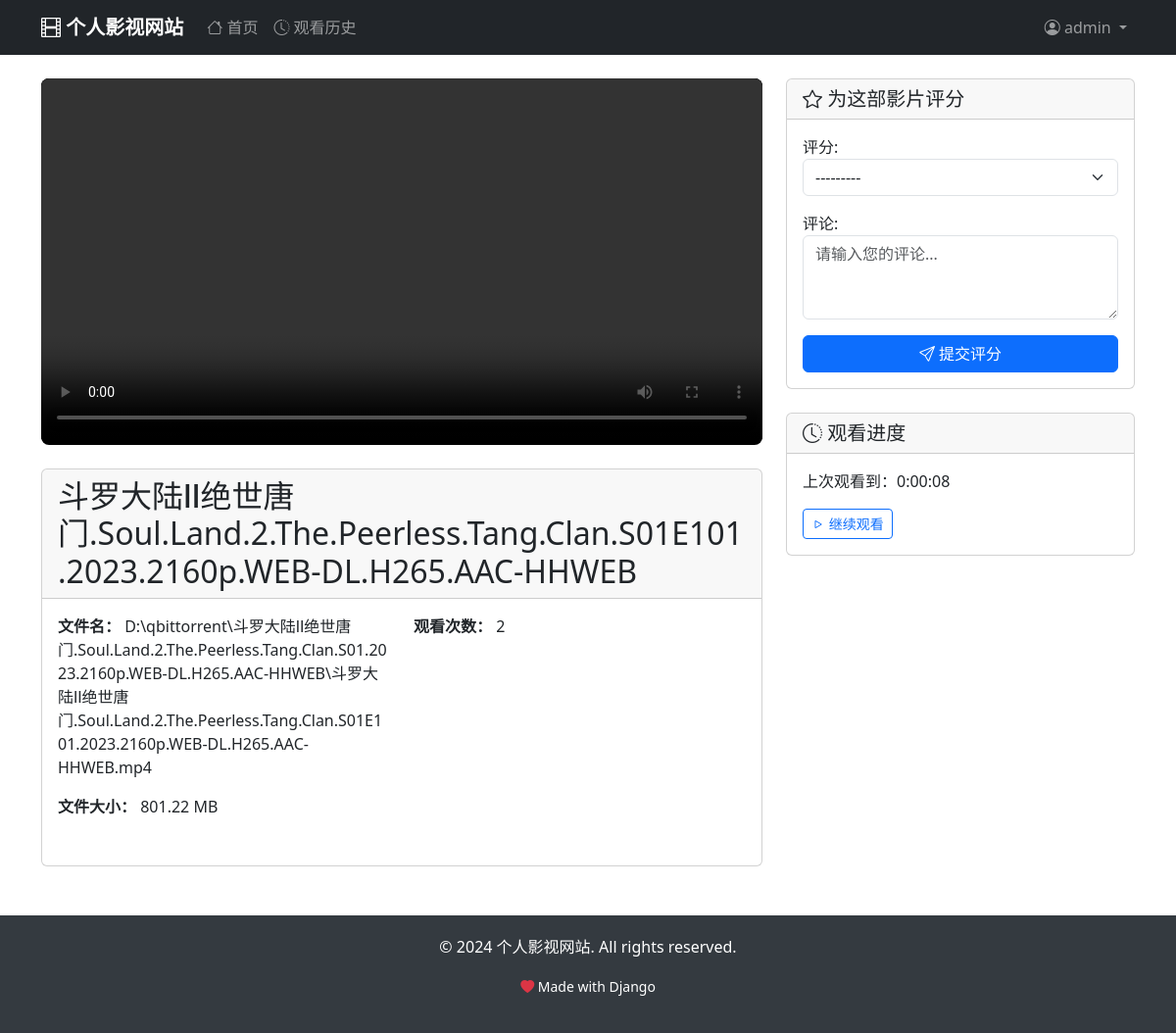
/movie/24/ (signed in), run on the app's committed database.
### movies/models.py (models this page shows, shortened)
class Movie(models.Model):
    title = models.CharField(max_length=200, verbose_name='标题')
    file_path = models.CharField(max_length=500, unique=True, verbose_name='文件路径')
    file_size = models.BigIntegerField(verbose_name='文件大小(字节)')
    duration = models.DurationField(null=True, blank=True, verbose_name='时长')
    thumbnail = models.ImageField(upload_to='thumbnails/', null=True, blank=True, verbose_name='缩略图')
    description = models.TextField(blank=True, verbose_name='描述')
    genre = models.CharField(max_length=100, blank=True, verbose_name='类型')
    year = models.PositiveIntegerField(null=True, blank=True, verbose_name='年份')
    rating = models.DecimalField(max_digits=3, decimal_places=1, null=True, blank=True, verbose_name='评分')
    created_at = models.DateTimeField(auto_now_add=True, verbose_name='创建时间')
    updated_at = models.DateTimeField(auto_now=True, verbose_name='更新时间')
    views = models.PositiveIntegerField(default=0, verbose_name='观看次数')
    class Meta:
        verbose_name = '影片'
        verbose_name_plural = '影片'
        ordering = ['-created_at']
    @property
    def file_name(self):
        return os.path.basename(self.file_path)
    @property
    def file_size_mb(self):
        return round(self.file_size / (1024 * 1024), 2)
    def increment_views(self):
        self.views += 1
        self.save(update_fields=['views'])

class WatchHistory(models.Model):
    user = models.ForeignKey(User, on_delete=models.CASCADE, verbose_name='用户')
    movie = models.ForeignKey(Movie, on_delete=models.CASCADE, verbose_name='影片')
    watched_at = models.DateTimeField(auto_now_add=True, verbose_name='观看时间')
    progress = models.DurationField(null=True, blank=True, verbose_name='观看进度')
    class Meta:
        verbose_name = '观看历史'
        verbose_name_plural = '观看历史'
        unique_together = ['user', 'movie']
        ordering = ['-watched_at']

### movies/views.py (the view)
# urls.py: path('movie/<int:pk>/', views.movie_detail, name='movie_detail'),
def movie_detail(request, pk):
    movie = get_object_or_404(Movie, pk=pk)
    movie.increment_views()
    watch_history = None
    user_rating = None
    if request.user.is_authenticated:
        watch_history, created = WatchHistory.objects.get_or_create(
            user=request.user,
            movie=movie
        )
        try:
            user_rating = MovieRating.objects.get(user=request.user, movie=movie)
        except MovieRating.DoesNotExist:
            pass
    avg_rating = MovieRating.objects.filter(movie=movie).aggregate(Avg('rating'))['rating__avg']
    ratings = MovieRating.objects.filter(movie=movie).select_related('user')
    context = {
        'movie': movie,
        'watch_history': watch_history,
        'user_rating': user_rating,
        'avg_rating': avg_rating,
        'ratings': ratings,
        'rating_form': MovieRatingForm(),
    }
    return render(request, 'movies/movie_detail.html', context)

### movies/forms.py
class MovieRatingForm(forms.ModelForm):
    class Meta:
        model = MovieRating
        fields = ['rating', 'comment']
        widgets = {
            'rating': forms.Select(
                choices=[(i, f'{i} 星') for i in range(1, 6)],
                attrs={'class': 'form-select'}
            ),
            'comment': forms.Textarea(
                attrs={
                    'class': 'form-control',
                    'rows': 3,
                    'placeholder': '请输入您的评论...'
                }
            ),
        }
        labels = {
            'rating': '评分',
            'comment': '评论',
        }

### templates/movies/movie_detail.html (shortened to what this page needs)
{% extends 'base.html' %}
{% block content %}
<div class="container my-4">
    <div class="row">
        <div class="col-lg-8">
            <div class="video-container mb-4">
                <video id="moviePlayer" class="video-player" controls preload="metadata">
                    <source src="{% url 'serve_video' movie.pk %}" type="video/mp4">
                </video>
            </div>
            <div class="card">
                <div class="card-header">
                    <h2 class="mb-0">{{ movie.title }}</h2>
                </div>
                <div class="card-body">
                    <div class="row mb-3">
                        <div class="col-md-6">
                            <p><strong>文件名：</strong> {{ movie.file_name }}</p>
                            <p><strong>文件大小：</strong> {{ movie.file_size_mb }} MB</p>
                        </div>
                        <div class="col-md-6">
                            <p><strong>观看次数：</strong> {{ movie.views }}</p>
                        </div>
                    </div>
                </div>
            </div>
        </div>
        <div class="col-lg-4">
            {% if user.is_authenticated %}
            <div class="card mb-4">
                <div class="card-header">
                    <h5 class="mb-0">
                        <i class="bi bi-star"></i> 为这部影片评分
                    </h5>
                </div>
                <div class="card-body">
                    <form method="post" action="{% url 'rate_movie' movie.pk %}">
                        <div class="mb-3">
                            {{ rating_form.rating.label_tag }}
                            {{ rating_form.rating }}
                        </div>
                        <div class="mb-3">
                            {{ rating_form.comment.label_tag }}
                            {{ rating_form.comment }}
                        </div>
                        <button type="submit" class="btn btn-primary w-100">
                            <i class="bi bi-send"></i> 提交评分
                        </button>
                    </form>
                </div>
            </div>
            {% if watch_history and watch_history.progress %}
            <div class="card mb-4">
                <div class="card-header">
                    <h5 class="mb-0">
                        <i class="bi bi-clock-history"></i> 观看进度
                    </h5>
                </div>
                <div class="card-body">
                    <p>上次观看到：{{ watch_history.progress }}</p>
                    <button class="btn btn-outline-primary btn-sm" onclick="resumeFromProgress()">
                        <i class="bi bi-play"></i> 继续观看
                    </button>
                </div>
            </div>
            {% endif %}
            {% endif %}
        </div>
    </div>
</div>
{% endblock %}

### templates/base.html (shortened to what this page needs)
{% load django_bootstrap5 %}
<!DOCTYPE html>
<html lang="zh-CN">
<head>
    {% bootstrap_css %}
    <link href="https://cdn.jsdelivr.net/npm/bootstrap-icons@1.10.0/font/bootstrap-icons.css" rel="stylesheet">
</head>
<body>
    <nav class="navbar navbar-expand-lg navbar-dark bg-dark">
        <div class="container">
            <a class="navbar-brand" href="{% url 'movie_list' %}">
                <i class="bi bi-film"></i> 个人影视网站
            </a>
            <div class="collapse navbar-collapse" id="navbarNav">
                <ul class="navbar-nav me-auto">
                    <li class="nav-item">
                        <a class="nav-link" href="{% url 'movie_list' %}">
                            <i class="bi bi-house"></i> 首页
                        </a>
                    </li>
                    {% if user.is_authenticated %}
                    <li class="nav-item">
                        <a class="nav-link" href="{% url 'watch_history' %}">
                            <i class="bi bi-clock-history"></i> 观看历史
                        </a>
                    </li>
                    {% endif %}
                </ul>
                <ul class="navbar-nav">
                    {% if user.is_authenticated %}
                    <li class="nav-item dropdown">
                        <a class="nav-link dropdown-toggle" href="#" role="button" data-bs-toggle="dropdown">
                            <i class="bi bi-person-circle"></i> {{ user.username }}
                        </a>
                    </li>
                    {% endif %}
                </ul>
            </div>
        </div>
    </nav>
    <main>
        {% block content %}{% endblock %}
    </main>
    <footer class="footer">
        <div class="container text-center">
            <p>&copy; 2024 个人影视网站. All rights reserved.</p>
            <p>
                <small>
                    <i class="bi bi-heart-fill text-danger"></i>
                    Made with Django
                </small>
            </p>
        </div>
    </footer>
</body>
</html>

### templates/base.html (style rules this page uses)
.navbar-brand { font-weight: bold; }
.footer { background-color: #343a40; color: white; padding: 20px 0; margin-top: 50px; }
.video-player { width: 100%; max-height: 70vh; background: #000; }

### templates/movies/movie_detail.html (style rules this page uses)
.video-container { position: relative; background: #000; border-radius: 0.5rem; overflow: hidden; }

### data on the page
Movie: title "斗罗大陆Ⅱ绝世唐门.Soul.Land.2.The.Peerless.Tang.Clan.S01E101.2023.2160p.WEB-DL.H265.AAC-HHWEB", file_name "D:\\qbittorrent\\斗罗大陆Ⅱ绝世唐门.Soul.Land.2.The.Peerless.Tang.Clan.S01.2023.2160p.WEB-DL.H265.AAC-HHWEB\\斗罗大陆Ⅱ绝世唐门.Soul.Land.2.The.Peerless.Tang.Clan.S01E101.2023.2160p.WEB-DL.H265.AAC-HHWEB.mp4", file_size_mb "801.22", views "2"
WatchHistory: progress "0:00:08"

### other printed values
{{ user.username }} "admin"
{{ rating_form.rating.label_tag }} "评分:"
{{ rating_form.comment.label_tag }} "评论:"
